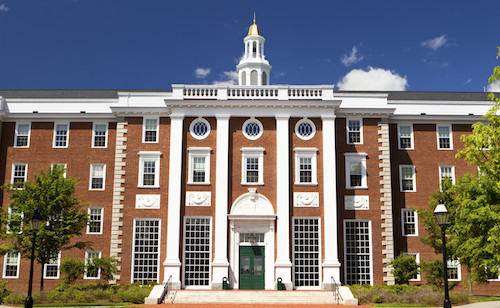
#> input picture skyImages/Harvard.jpg, 500 x 308 px
$ python -i lab1.py   (imports and definitions only)
#> lines starting #> are read from the running program, lines starting #| are printed output that depends on the picture; after the words box and inside, x2 and y2 are one past the last pixel; in counts of white or black regions, pixels touching at a corner belong together
#> in process_image, img is the input picture: shape (308, 500, 3); mean B, G, R 114.3, 114.6, 118.7
import gradio as gr
import cv2
import numpy as np
from matplotlib import pyplot as plt
from scipy.signal import medfilt

# Function to calculate the skyline in a given mask
def cal_skyline(mask):
    h, w = mask.shape
    for i in range(w):
        raw = mask[:, i]
        after_median = medfilt(raw, 19)
        try:
            first_zero_index = np.where(after_median == 0)[0][0]
            first_one_index = np.where(after_median == 1)[0][0]
            if first_zero_index > 20:
                mask[first_one_index:first_zero_index, i] = 1
                mask[first_zero_index:, i] = 0
                mask[:first_one_index, i] = 0
        except:
            continue
    return mask

# Function to get the skyline region gradient in an image
def get_sky_region_gradient(img):
    img_gray = cv2.cvtColor(img, cv2.COLOR_BGR2GRAY)
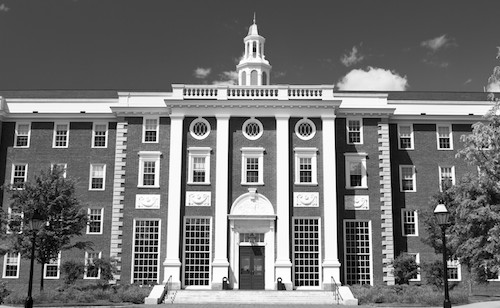
#> img_gray: shape (308, 500); min 0, max 255, mean 115.8

    # Apply color space conversion (e.g., RGB to HSV)
    hsv_img = cv2.cvtColor(img, cv2.COLOR_BGR2HSV)
#> hsv_img: shape (308, 500, 3); mean H, S, V 57.5, 108.6, 141.7
    hue_channel = hsv_img[:, :, 0]
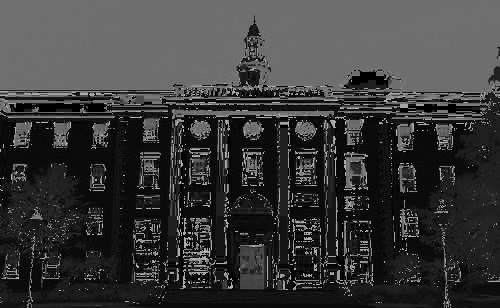
#> hue_channel: shape (308, 500); min 0, max 179, mean 57.5

    # Thresholding Techniques
    _, thresholded_img = cv2.threshold(hue_channel, 100, 255, cv2.THRESH_BINARY)
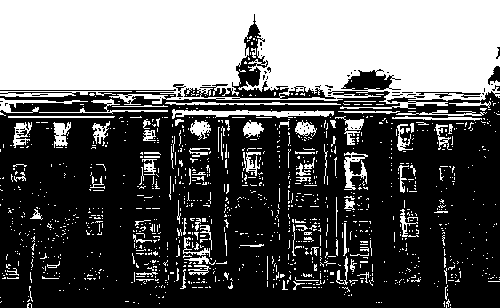
#> thresholded_img: shape (308, 500); 37.8% white; 1196 white regions (1089 under 20 px), largest, box (x1, y1, x2, y2) and area: (0, 0, 500, 109) 45130, (172, 109, 334, 119) 802, (0, 91, 132, 97) 438

    # Morphological Operations (e.g., erosion, dilation)
    kernel = cv2.getStructuringElement(cv2.MORPH_RECT, (9, 9))
    morph_img = cv2.morphologyEx(thresholded_img, cv2.MORPH_OPEN, kernel)
#> morph_img: shape (308, 500); 27.3% white; 2 white regions, box (x1, y1, x2, y2) and area: (0, 0, 500, 93) 41936, (249, 124, 260, 134) 106

    # Edge Detection (e.g., Canny edge detector)
    edges = cv2.Canny(img_gray, 50, 150)
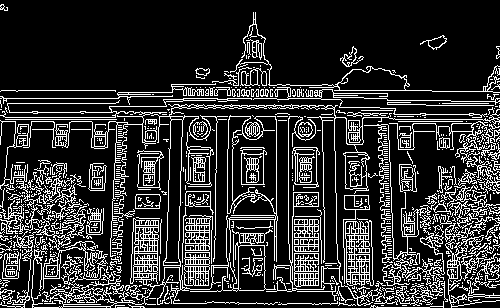
#> edges: shape (308, 500); 19.1% white in thin lines or dots

    # Combine the results using logical OR
    combined_mask = np.logical_or.reduce([morph_img, edges])
#> combined_mask: shape (308, 500) bool; 45.8% white; 695 white regions (556 under 20 px), largest, box (x1, y1, x2, y2) and area: (0, 0, 500, 105) 42900, (0, 104, 500, 308) 5910, (0, 98, 252, 257) 1683

    # Optional: Apply median blur or other filtering if needed
    combined_mask = cv2.medianBlur(combined_mask.astype(np.uint8), 5)
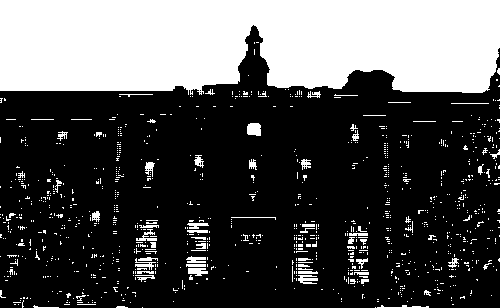
#> combined_mask: shape (308, 500); values 0 (black) and 1 (white), 31.5% white; 1053 white regions (984 under 20 px), largest, box (x1, y1, x2, y2) and area: (0, 0, 500, 95) 42578, (247, 123, 261, 136) 163, (298, 275, 318, 284) 123

    # Calculate skyline using your existing function
    mask = cal_skyline(combined_mask)
#> the loop in cal_skyline, `for i in range(w):` made 500 passes
#> first_zero_index on passes 1 to 3: 94, 96, 92
#> after the loop in cal_skyline, `for i in range(w):`:
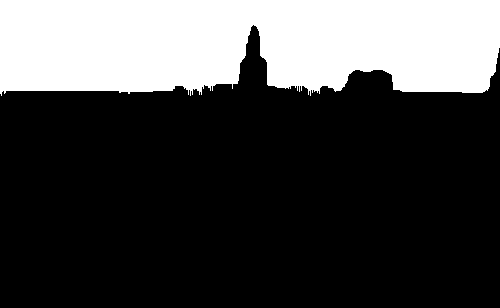
#> mask: shape (308, 500); values 0 (black) and 1 (white), 27.8% white; 1 white region, box (x1, y1, x2, y2) and area: (0, 0, 500, 96) 42800

    # Apply the mask to the original image
    after_img = cv2.bitwise_and(img, img, mask=mask)
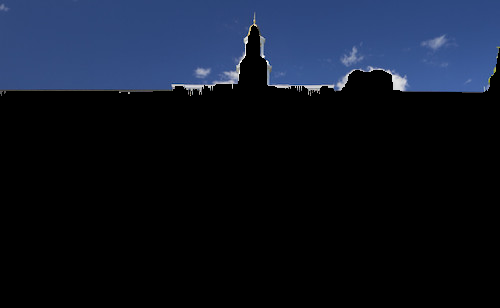
#> after_img: shape (308, 500, 3); mean B, G, R 37.2, 22.7, 15.7

    return after_img

# Function to process the input image using the above functions
def process_image(input_image):
    img = cv2.cvtColor(input_image, cv2.COLOR_RGB2BGR)
    result_img = get_sky_region_gradient(img)
    return cv2.cvtColor(result_img, cv2.COLOR_BGR2RGB)

# Gradio Interface
# [5 lines that did not run here, left out]

# Launch the Gradio interface
# [1 line not run here, left out]

>>> import cv2
>>> picture = cv2.cvtColor(cv2.imread('skyImages/Harvard.jpg'), cv2.COLOR_BGR2RGB)
>>> result = process_image(picture)

$ run again, on skyImages/chicago.jpg
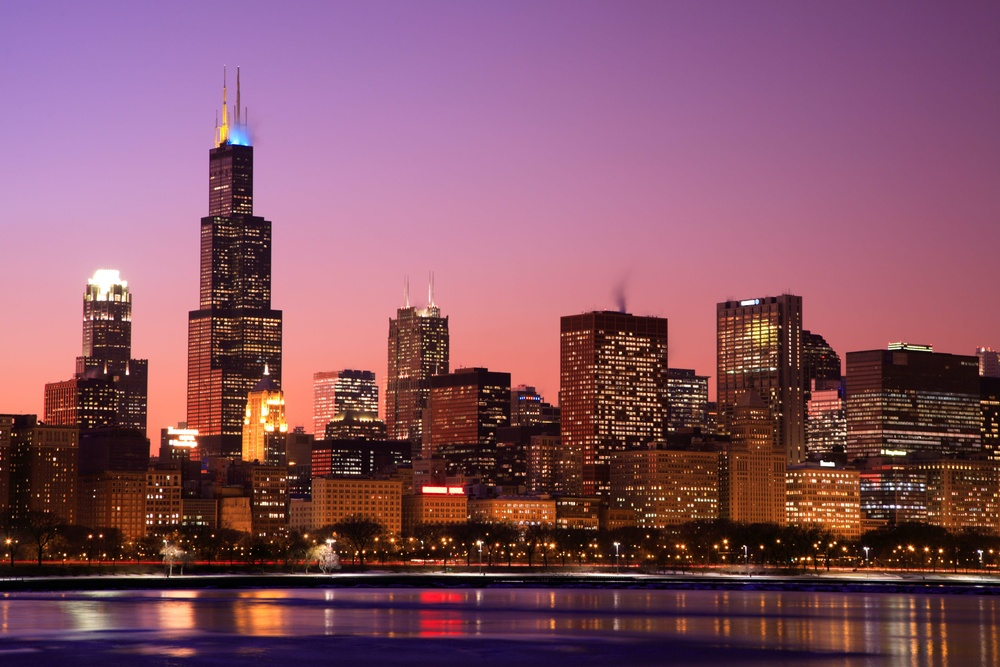
#> input picture skyImages/chicago.jpg, 1000 x 667 px, shrunk from 4368 x 2912 before the run
#> in process_image, img is the input picture: shape (667, 1000, 3); mean B, G, R 101.1, 83.3, 133
#> hsv_img: shape (667, 1000, 3); mean H, S, V 103.1, 126.6, 136.7
#> thresholded_img: shape (667, 1000); 64% white; 343 black regions (268 under 20 px), largest, box (x1, y1, x2, y2) and area: (0, 268, 1000, 587) 217090, (880, 596, 1000, 667) 5562, (579, 594, 864, 652) 5256
#> morph_img: shape (667, 1000); 58.7% white; 27 black regions (11 under 20 px), largest, box (x1, y1, x2, y2) and area: (0, 188, 1000, 667) 267444, (538, 593, 869, 667) 6527, (215, 88, 247, 148) 480
#> edges: shape (667, 1000); 10.2% white in thin lines or dots
#> the loop in cal_skyline, `for i in range(w):` made 1000 passes
#> first_zero_index on passes 1 to 3: 332, 332, 332
#> in get_sky_region_gradient, `after_img = cv2.bitwise_and(img, img, mask=mask)`:
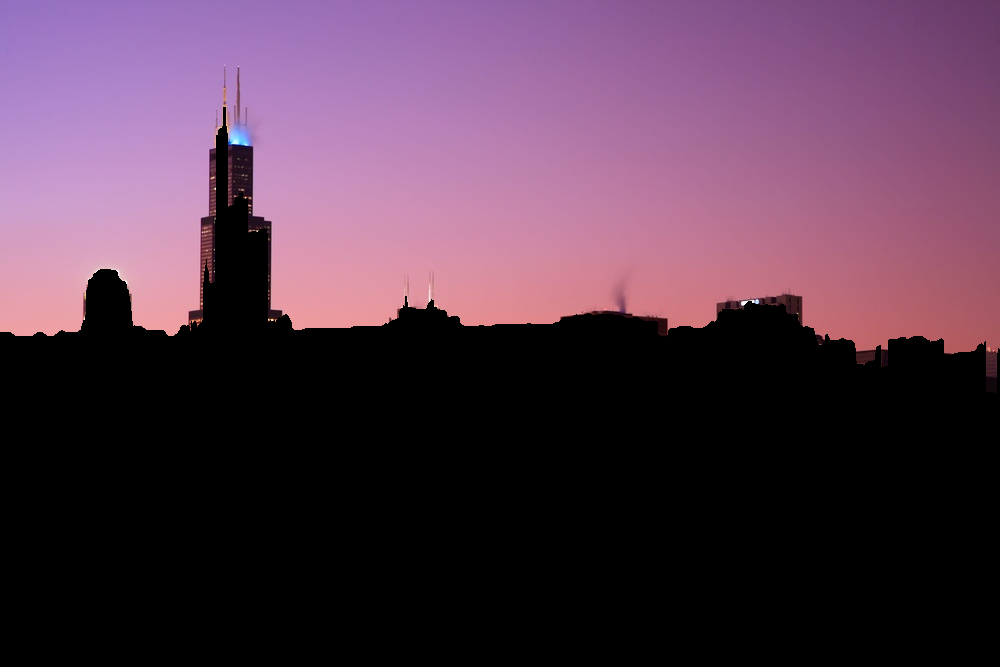
#> after_img: shape (667, 1000, 3); mean B, G, R 75.8, 55.7, 83.3
